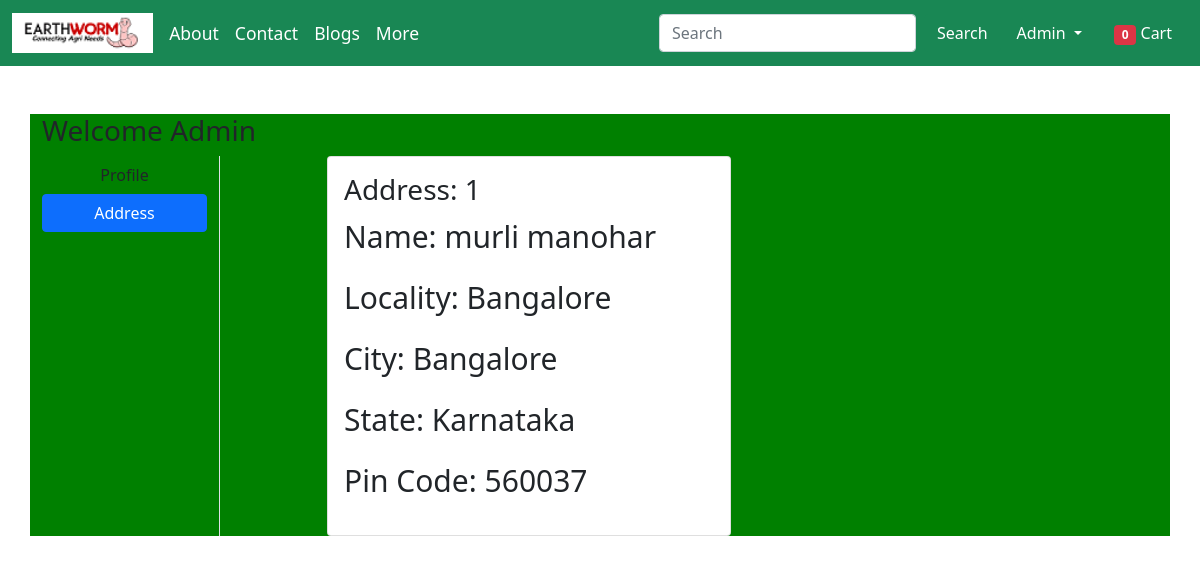
The page /address/ (signed in) on the database its author committed.
### Jai_Kisan/models.py (models this page shows, shortened)
class Customer(models.Model):
    user = models.ForeignKey(User, on_delete=models.CASCADE)
    name = models.CharField(max_length=200)
    locality = models.CharField(max_length=200)
    city = models.CharField(max_length=50)
    zipcode = models.IntegerField()
    state = models.CharField(choices=STATE_CHOICES, max_length=50)

### Jai_Kisan/views.py (the view)
# urls.py: path('address/', views.address, name='address'),
@login_required
def address(request):
    totalitem = 0
    if request.user.is_authenticated:
        totalitem = len(Item.objects.filter(user=request.user))
    add = Customer.objects.filter(user=request.user)
    return render(request, 'Jai_Kisan/address.html', {'add': add, 'active': 'btn-primary', 'totalitem': totalitem})

### Jai_Kisan/templates/Jai_Kisan/address.html (shortened to what this page needs)
{% extends 'Jai_Kisan/base1.html' %}
{% load static %}
{% block main-content %}
<div class="container my-5">
 <div class="row">
 <h3>Welcome <span class="text-capitalize">{{request.user}}</span></h3>
  <div class="col-sm-2 border-end">
   <ul class="list-unstyled">
    <li class="d-grid"><a href="{% url 'profile' %}" class="btn">Profile</a></li>
    <li class="d-grid"><a href="{% url 'address' %}" class="btn {{active}}">Address</a></li>
   </ul>
  </div>
  <div class="col-sm-9 offset-sm-1">
   <div class="row">
    {% for ad in add %}
     <div class="col-sm-6">
     <div class="card">
      <div class="card-body">
       <h3>Address: {{ forloop.counter }}</h3>
       <p>Name: {{ad.name}}</p>
       <p>Locality: {{ad.locality}}</p>
       <p>City: {{ad.city}}</p>
       <p>State: {{ad.state}}</p>
       <p>Pin Code: {{ad.zipcode}}</p>
      </div>
     </div>
    </div>
    {% endfor %}
   </div>
  </div>
 </div>
</div>
{% endblock main-content %}

### Jai_Kisan/templates/Jai_Kisan/base1.html (shortened to what this page needs)
<!doctype html>
{% load static %}
<html lang="en">
  <head>
    <link href=https://cdn.jsdelivr.net/npm/bootstrap@5.0.0-beta1/dist/css/bootstrap.min.css rel="stylesheet"
>
    <link rel="stylesheet" href="{% static 'Jai_Kisan/css/all.min.css' %}">
    <link rel="stylesheet" href="{% static 'Jai_Kisan/css/style.css' %}">
    <link rel="stylesheet" href="{% static 'Jai_Kissan/css/homestyle.css' %}">
  </head>
  <body>
    <nav class="navbar sticky-top navbar-expand-lg navbar-dark bg-success">
    <div class="container-fluid">
        <a class="navbar-brand" href="/"><img src="{% static 'Jai_Kisan/images/smalllogomaker-053022-1137-6176.png'%}" style="height: 40px"></a>
        <a class="navbar-brand" href="/"><small>About</small></a>
        <a class="navbar-brand" href="/"><small>Contact</small></a>
        <a class="navbar-brand" href="/"><small>Blogs</small></a>
        <a class="navbar-brand" href="/"><small>More</small></a>
    <div class="collapse navbar-collapse" id="navbarSupportedContent">
      <form class="d-flex">
        <input class="form-control me-2" type="search" placeholder="Search" aria-label="Search">
        <button class="btn btn-success" type="submit">Search</button>
      </form>
      <div>
        <ul class="navbar-nav me-auto mb-2 mb-lg-0">
          {% if request.user.is_authenticated %}
           <li class="nav-item dropdown mx-2">
              <a class="nav-link dropdown-toggle text-white" href="#" id="profileDropdown" role="button"
                 data-bs-toggle="dropdown" aria-expanded="false">
                {{request.user.username|capfirst}}
              </a>
            </li>
          <li class="nav-item mx-2">
              <a href="{% url 'showcart' %}" class="nav-link text-white"><span class="badge bg-danger">{{totalitem}}</span> Cart </a>
            </li>
            {% endif %}
          </ul>
       </div>
        </div>
  </div>
</nav>
    {% block main-content %} {% endblock main-content %}
  </body>
</html>

### Jai_Kisan/static/Jai_Kisan/css/homestyle.css (style rules this page uses)
.row { font-size: 30px; background-color: green; }

### rows shown on the page
Customer: name "murli manohar", locality "Bangalore", city "Bangalore", state "Karnataka", zipcode "560037"

### other values the page prints
{{ request.user.username|capfirst }} "Admin"
{{ totalitem }} "0"
{{ request.user }} "Admin"
